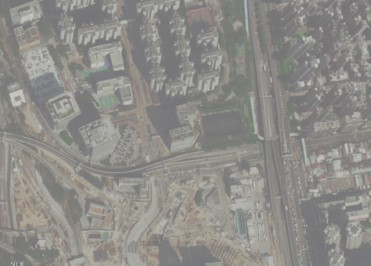
%> input picture HW1/images/fog.jpg, 371 x 266 px
$ octave q2a.m   (GNU Octave 9; MATLAB toolbox functions it lacks are replaced by stand-ins)
%> lines starting %> are read from the running program, lines starting %| are printed output that depends on the picture
clear; close all; clc;
img_path = 'images\fog.jpg';
result='result\';
img = imread(img_path);
%> img is the input picture: size 266x371x3 uint8; mean R, G, B 142, 140.5, 136.3

subplot(1,3,1);
imshow(img);title('original img');

Irggb=RGGB(img);
subplot(1,3,2);
imshow(Irggb,[]);title(['Processed Image:RGGB bayer filter']);

defog_img = histeq_impt(Irggb);
subplot(1,3,3);imshow(defog_img,[]);title(['final: by HE']);
function[Ibayer] = RGGB(Irgb)

%     Irgb = double(Irgb)/255;

    Ibayer = zeros(size(Irgb,1),size(Irgb,2));

    Ibayer(1:2:end,1:2:end) = Irgb(1:2:end,1:2:end,1); % copy red(R)
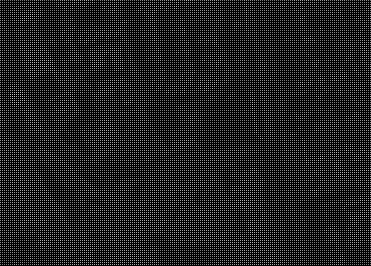
%> Ibayer: size 266x371 double; min 0, max 201, mean 35.6

    Ibayer(1:2:end,2:2:end) = Irgb(1:2:end,2:2:end,2); % copy green(G)
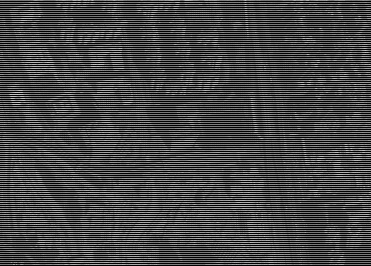
%> Ibayer: size 266x371 double; min 0, max 202, mean 70.6

    Ibayer(2:2:end,1:2:end) = Irgb(2:2:end,1:2:end,2); % copy green(G)
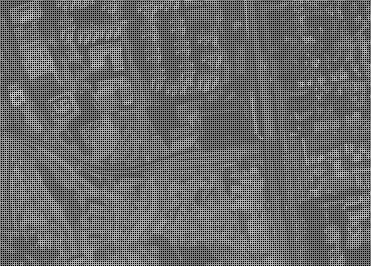
%> Ibayer: size 266x371 double; min 0, max 202, mean 105.8

    Ibayer(2:2:end,2:2:end) = Irgb(2:2:end,2:2:end,3); % copy blue(B)
    return
end
function[I_out] = histeq_impt(I)
    [m,n] = size(I);
%> m = 266; n = 371
    L = 0:255;
    C = zeros(1,256);
    for i = 1:m
        for j = 1:n
            k = I(i,j);
            C(k+1) = C(k+1)+1;
        end
    end
%> after the loop, C = 256 values, max 3424 at index 123, min 0 at index 1, mean 385.5
    % probability of each inetnsity
    c_prob = C/(m*n);
%> c_prob = 256 values, max 0.0347 at index 123, min 0 at index 1, mean 0.00391
    % Cummulative sum of probabilities
    cc_prob = cumsum(c_prob);
%> cc_prob = 256 values from 0 to 1
    % converting these cumulative intensities into integers
    out_int = zeros(1,256);
    for i = 1:256
        out_int(i) = floor(((cc_prob(i) - min(cc_prob))/(1 - min(cc_prob)))*255 + 0.5);
    end
%> after the loop, out_int = 256 values from 0 to 255
    I_out = zeros(m,n);
    for i = 1:m
        for j = 1:n
            I_out(i,j) = out_int(I(i,j) + 1);
        end
    end
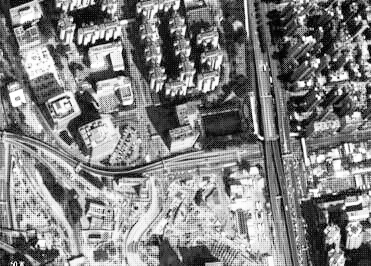
%> I_out: size 266x371 double; min 0, max 255, mean 130
    return
end
